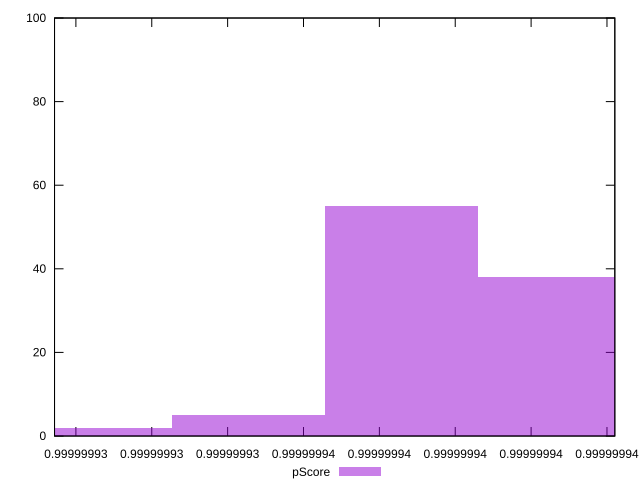

Recreate this plot in gnuplot.
reset

$pScore <<EOF
0.999999930498904 2
0.9999999426305465 38
0.9999999385866657 55
0.9999999345427849 5
EOF

set key outside below
set boxwidth 4.04388082720752e-9
set xrange [0.99999992943681:0.9999999442069185]
set yrange [0:100]
set trange [0:100]
set style fill transparent solid 0.5 noborder
set terminal svg size 640, 490 enhanced background rgb 'white'
set output "report_00008_2021-01-22T20:58:29.167/speed-index/samples/empty/pScore/histogram.svg"

plot $pScore title "pScore" with boxes

reset
